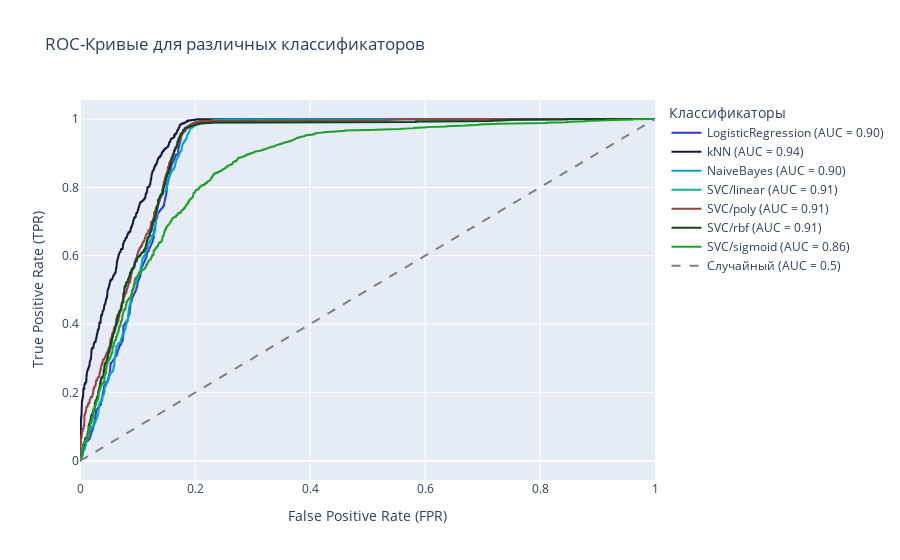

Here is the notebook cell this chart was saved with:
### Markdown cell above
#### ROC-кривые

### Code cell
plot_roc_curves(classifiers=total_classifiers, X_test=X_test, y_test=y_test)

### Figure 1 — Plotly figure (JSON) as saved in the notebook; plotly's stock layout.template omitted (floating-point values rounded to 4 significant figures; data arrays with more than 128 entries replaced by an {"elided": "..."} marker saying what was removed)
{"data": [{"line": {"color": "#2f39ce", "width": 2}, "mode": "lines", "name": "LogisticRegression (AUC = 0.90)", "type": "scatter", "x": {"elided": "491 float values"}, "y": {"elided": "491 float values"}}, {"line": {"color": "#1b1740", "width": 2}, "mode": "lines", "name": "kNN (AUC = 0.94)", "type": "scatter", "x": {"elided": "626 float values"}, "y": {"elided": "626 float values"}}, {"line": {"color": "#01a5c4", "width": 2}, "mode": "lines", "name": "NaiveBayes (AUC = 0.90)", "type": "scatter", "x": {"elided": "780 float values"}, "y": {"elided": "780 float values"}}, {"line": {"color": "#15af9d", "width": 2}, "mode": "lines", "name": "SVC/linear (AUC = 0.91)", "type": "scatter", "x": {"elided": "759 float values"}, "y": {"elided": "759 float values"}}, {"line": {"color": "#9b403d", "width": 2}, "mode": "lines", "name": "SVC/poly (AUC = 0.91)", "type": "scatter", "x": {"elided": "723 float values"}, "y": {"elided": "723 float values"}}, {"line": {"color": "#16421c", "width": 2}, "mode": "lines", "name": "SVC/rbf (AUC = 0.91)", "type": "scatter", "x": {"elided": "759 float values"}, "y": {"elided": "759 float values"}}, {"line": {"color": "#209f2c", "width": 2}, "mode": "lines", "name": "SVC/sigmoid (AUC = 0.86)", "type": "scatter", "x": {"elided": "1214 float values"}, "y": {"elided": "1214 float values"}}, {"line": {"color": "gray", "dash": "dash", "width": 2}, "mode": "lines", "name": "Случайный (AUC = 0.5)", "type": "scatter", "x": [0, 1], "y": [0, 1]}], "layout": {"hovermode": "x unified", "legend": {"title": {"text": "Классификаторы"}}, "title": {"text": "ROC-Кривые для различных классификаторов"}, "xaxis": {"title": {"text": "False Positive Rate (FPR)"}}, "yaxis": {"title": {"text": "True Positive Rate (TPR)"}}}}
